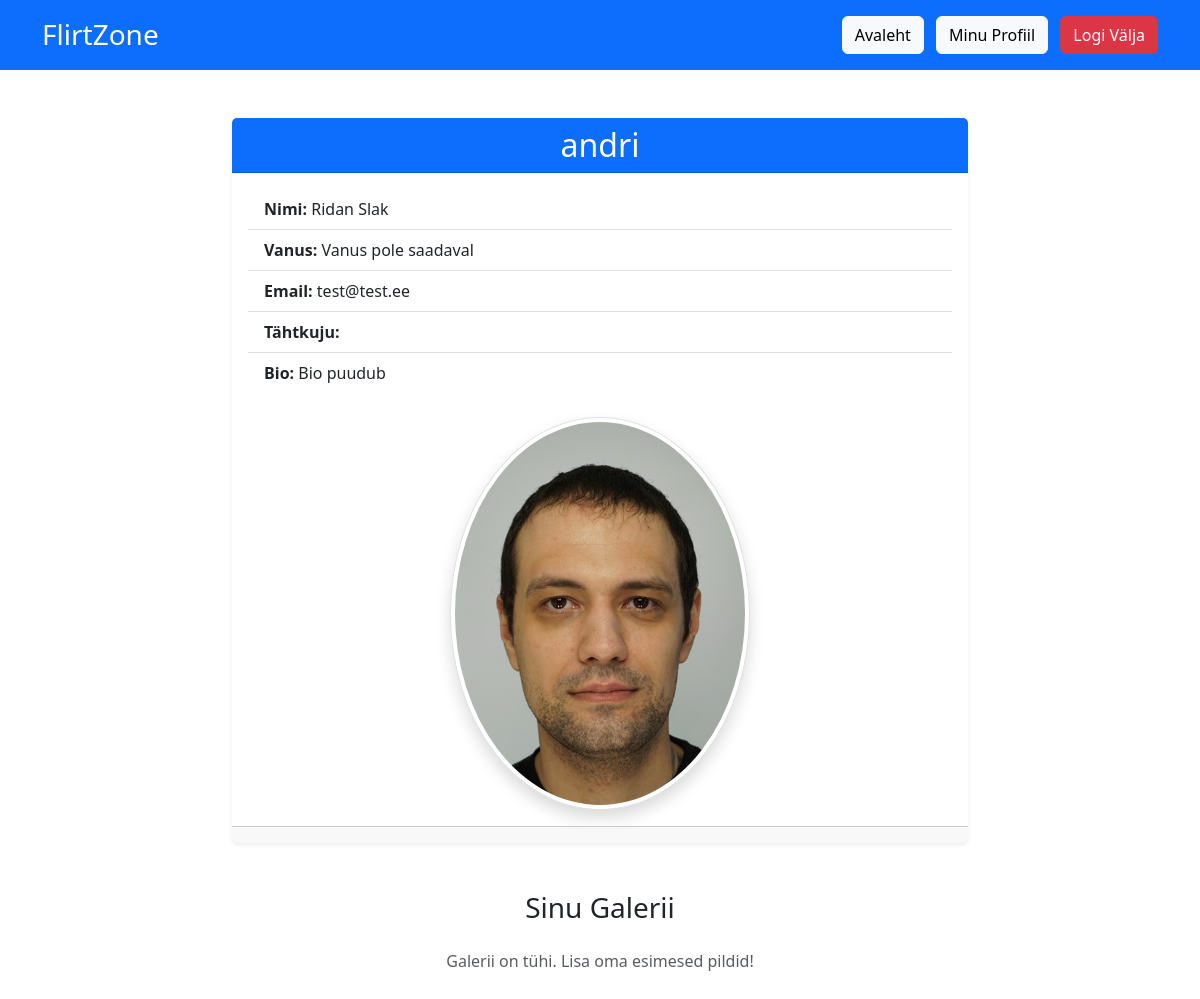
The app's page /users/profile/andri (signed in) with its own data.
### users/models.py (models this page shows, shortened)
class Profile(models.Model):
    STAR_SIGN_CHOICES = [
        ('aries', 'Jäär'),
        ('taurus', 'Sõnn'),
        ('gemini', 'Kaksikud'),
        ('cancer', 'Vähk'),
        ('leo', 'Lõvi'),
        ('virgo', 'Neitsi'),
        ('libra', 'Kaalud'),
        ('scorpio', 'Skorpion'),
        ('sagittarius', 'Ambur'),
        ('capricorn', 'Kaljukits'),
        ('aquarius', 'Veevalaja'),
        ('pisces', 'Kalad'),
    ]
    user = models.OneToOneField(CustomUser, on_delete=models.CASCADE)
    profile_photo = models.ImageField(upload_to='users/%Y/%m/%d', blank=True)
    star_sign = models.CharField(max_length=20, choices=STAR_SIGN_CHOICES, blank=True)
    bio = models.TextField(blank=True, verbose_name="Bio")
    def calculate_age(self):
        if self.user.date_of_birth:
            today = date.today()
            born = self.user.date_of_birth
            age = today.year - born.year - ((today.month, today.day) < (born.month, born.day))
            return age
        return None

class CustomUser(AbstractUser):
    email = models.EmailField(unique=True)
    date_of_birth = models.DateField(null=True, blank=True)

### users/views.py (the view, shortened to what this page needs)
# urls.py: path('profile/<str:username>', views.ProfileView.as_view(), name='profile'),
class ProfileView(LoginRequiredMixin, DetailView):
    model = Profile
    template_name = 'users/profile.html'
    context_object_name = 'profile'
    def get_object(self, queryset=None):
        username = self.kwargs.get('username')  # Võtab kasutajanime URL-ist
        try:
            user = CustomUser.objects.get(username=username)  # Otsib kasutaja kasutajanime järgi
            return user.profile  # Tagastab seotud profiili
        except CustomUser.DoesNotExist:
            raise Http404("Kasutajat ei leitud")
        except Profile.DoesNotExist:
            raise Http404("Profiili ei leitud")

### users/templates/users/profile.html (shortened to what this page needs)
{% extends "base.html" %}
{% load crispy_forms_tags %}
{% block body %}
<header class="bg-primary text-white py-3">
    <div class="container d-flex justify-content-between align-items-center">
        <h1 class="h3 mb-0">FlirtZone</h1>
        <nav>
            <a href="{% url 'index' %}" class="btn btn-light me-2">Avaleht</a>
            {% if user.is_authenticated %}
                <a href="{% url 'profile' username=user.username %}" class="btn btn-light me-2">Minu Profiil</a>
                <a href="{% url 'logout_confirm' %}" class="btn btn-danger">Logi Välja</a>
            {% else %}
                <a href="{% url 'register' %}" class="btn btn-success me-2">Registreeri</a>
                <a href="{% url 'login' %}" class="btn btn-primary">Logi Sisse</a>
            {% endif %}
        </nav>
    </div>
</header>
<div class="container py-5">
    <div class="row justify-content-center">
        <div class="col-md-8">
            <div class="card shadow-sm">
                <div class="card-header bg-primary text-white text-center">
                    <h2 class="mb-0">{{ profile.user.username }}</h2>
                </div>
                <div class="card-body">
                    <ul class="list-group list-group-flush mb-3">
                        <li class="list-group-item"><strong>Nimi:</strong> {{ profile.user.first_name }} {{ profile.user.last_name }}</li>
                        <li class="list-group-item"><strong>Vanus:</strong> {{ profile.calculate_age|default:"Vanus pole saadaval" }}</li>
                        <li class="list-group-item"><strong>Email:</strong> {{ profile.user.email }}</li>
                        <li class="list-group-item"><strong>Tähtkuju:</strong> {{ profile.get_star_sign_display }}</li>
                        <li class="list-group-item"><strong>Bio:</strong> {{ profile.bio|default:"Bio puudub" }}</li>
                    </ul>
                    {% if profile.profile_photo %}
    <div class="text-center mt-4">
        <a href="#" data-bs-toggle="modal" data-bs-target="#profilePhotoModal">
            <img src="{{ profile.profile_photo.url }}" alt="Profiilipilt" class="img-thumbnail rounded-circle shadow" style="max-width: 300px; height: auto;">
        </a>
    </div>
{% else %}
    <p class="text-center text-muted mt-4">Profiilipilt puudub</p>
{% endif %}
                </div>
                <div class="card-footer text-center">
                </div>
            </div>
        </div>
    </div>
    <div class="row mt-5">
        <h3 class="text-center mb-4">Sinu Galerii</h3>
        {% if profile.gallery.exists %}
            {% for photo in profile.gallery.all %}
                <div class="col-md-4 mb-3">
                    {% if photo.image %}
                        <div class="card">
                            <div class="image-wrapper">
                                <a href="#" data-bs-toggle="modal" data-bs-target="#galleryModal{{ forloop.counter }}">
                                    <img src="{{ photo.image.url }}">
                                </a>
                            </div>
                        </div>
                    {% endif %}
                </div>
                <div class="modal fade" id="galleryModal{{ forloop.counter }}" tabindex="-1" aria-labelledby="galleryModalLabel{{ forloop.counter }}" aria-hidden="true">
                    <div class="modal-dialog modal-dialog-centered">
                        <div class="modal-content">
                            <div class="modal-header">
                                <h5 class="modal-title" id="galleryModalLabel{{ forloop.counter }}"></h5>
                                <button type="button" class="btn-close" data-bs-dismiss="modal" aria-label="Close"></button>
                            </div>
                            <div class="modal-body text-center">
                                <img src="{{ photo.image.url }}" alt="Galerii pilt" class="img-fluid">
                            </div>
                        </div>
                    </div>
                </div>
            {% endfor %}
        {% else %}
            <p class="text-center text-muted">Galerii on tühi. Lisa oma esimesed pildid!</p>
        {% endif %}
    </div>
{% endblock body %}

### static/css/style.css (style rules this page uses)
.card { border: none; box-shadow: none; padding: 0; background: none; }

### records on screen
Profile: user.username "andri", user.first_name "Ridan", user.last_name "Slak", calculate_age "Vanus pole saadaval", user.email "test@test.ee", bio "Bio puudub", profile_photo (picture)
